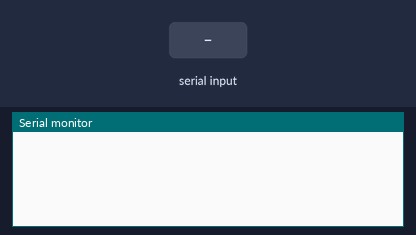
The sketch below on a simulated Arduino Mega 2560, built with avr-gcc and run on an emulated ATmega2560. Shown: the last lines printed to the serial monitor. The inputs (shaded band) are chosen by the test bench.

Above: at 1.2 s.
1.3 s: "0" received over Serial
At 1.8 s:
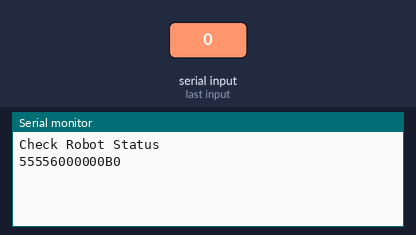
2.8 s: "0" received over the second serial link
At 4.0 s:
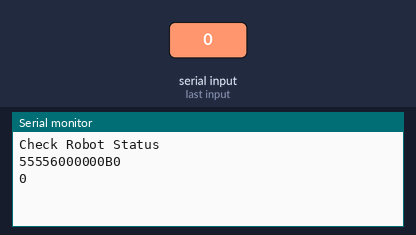
4.3 s: "0" received over Serial
At 5.3 s:
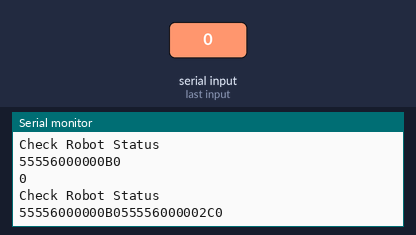
5.8 s: "1" received over the second serial link
At 6.4 s:
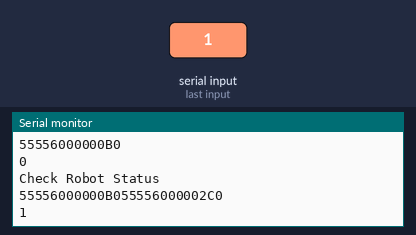

Measured:
- after the input at 1.3 s, the serial monitor: prints a new line at once (image 1)
- after the input at 2.8 s, the serial monitor: prints a new line at once (image 2)
- after the input at 4.3 s, the serial monitor: prints a new line at once (image 3)
- after the input at 5.8 s, the serial monitor: prints a new line at once (image 4)

The sketch:

uart_transfer.ino
```cpp
String inputString = "";      // a String to hold incoming data
bool stringComplete = false;  // whether the string is complete
int buffCnt = 0;
uint8_t transBuff[128] = {};
int sum = 0;

void setup() {
  // initialize serial:
  Serial.begin(115200);
  Serial1.begin(115200);
}

void loop() {

  if (Serial.available()) {
    char inChar = (char)Serial.read();
    switch (inChar) {
      case '0': {
        Serial.println("Check Robot Status");
        transBuff[buffCnt++] = 0x55; // sop
        transBuff[buffCnt++] = 0x55; // sop
        transBuff[buffCnt++] = 0x06; // cmd
        transBuff[buffCnt++] = 0x00; // cmd
        transBuff[buffCnt++] = 0x00; // ml
        transBuff[buffCnt++] = 0x00; // ml
        transBuff[buffCnt++] = 0x00; //
        transBuff[buffCnt++] = 0x00; //

        for(int i = 0; i < buffCnt; i++){
          sum += transBuff[i];
        }
        transBuff[buffCnt++] = sum >> 8; //
        transBuff[buffCnt++] = sum & 0xFF; //

        Serial1.write(transBuff, buffCnt);
        for(int i = 0; i < buffCnt ; i++){
          Serial.print(transBuff[i], HEX);
        }
        Serial.println();
        break;
      }

      case '1':
        break;
      case '2':
        break;
      case '3':
        break;
      case '4':
        break;
      default:
        break;
    }
  }

  if (Serial1.available()) {
    // get the new byte:
    char inChar = (char)Serial1.read();
    Serial.println(inChar);
    // add it to the inputString:
  }

  // // print the string when a newline arrives:
  // if (stringComplete) {
  //   Serial.println(inputString);
  //   // clear the string:
  //   inputString = "";
  //   stringComplete = false;
  // }
}
```
